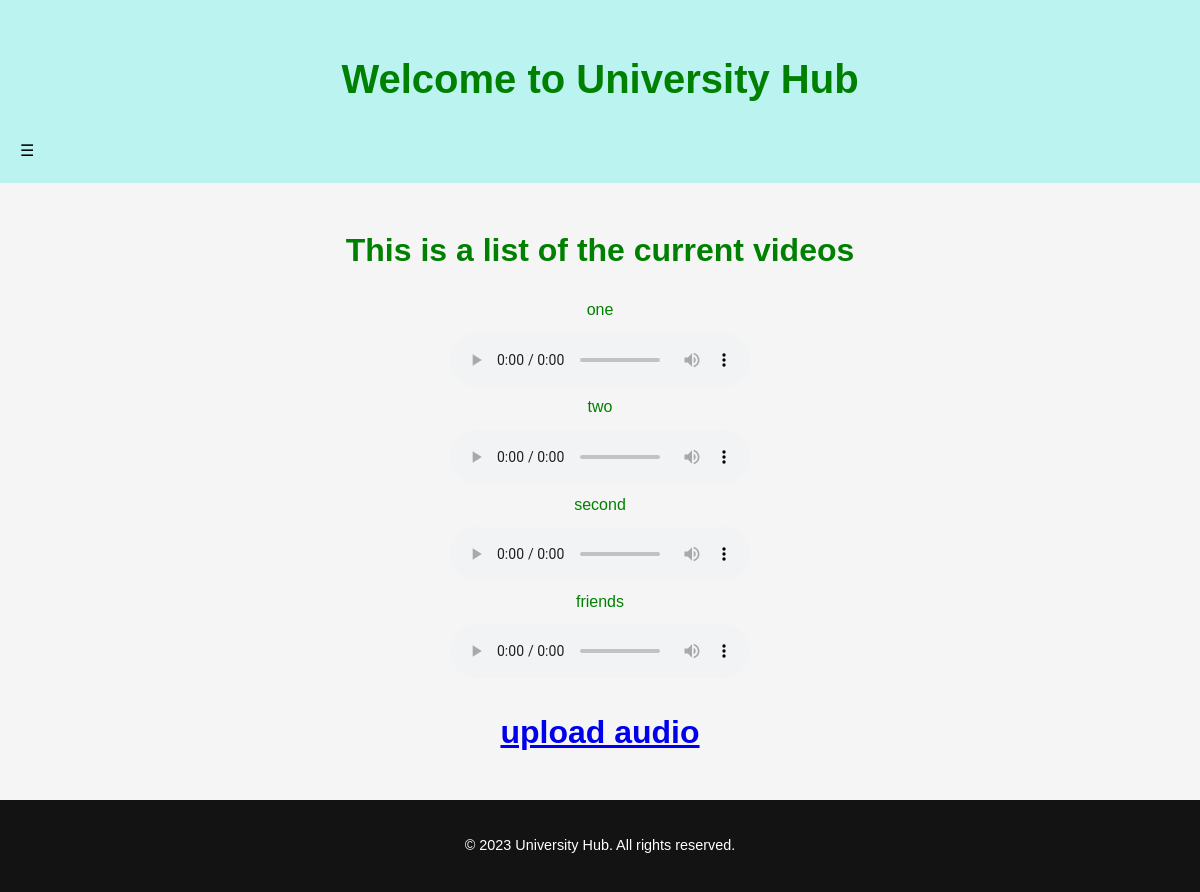
Screenshot of /share/audios/ (signed in) with the database file from the repository.
### file_sharing_app/models.py (models this page shows)
class Audio(models.Model):
    title = models.CharField(max_length=200)
    audio_file = models.FileField(upload_to='audio/')
    def __str__(self) -> str:
        return self.title

### file_sharing_app/views.py (the view)
# urls.py: path('audios/', views.audio_list, name='audio_list'),
@login_required
def audio_list(request):
    audio_files = Audio.objects.all()
    return render(request, 'file_sharing_app/audio_list.html',{'audio_files': audio_files})

### file_sharing_app/templates/file_sharing_app/audio_list.html (shortened to what this page needs)
{% extends 'file_sharing_app/base.html'%}
{% block body %}
<div class='list'>
<h1> This is a list of the current videos </h1>
    <ul>
        {% for audio in audio_files %}
        <li>{{ audio }}</li>
        <audio controls>
        </audio>
        {% endfor %}
    <h1 class="pulse-animation"><a href={% url 'upload_audio' %}>upload audio</a></h1>
    </ul>
</div>
{% endblock body %}

### file_sharing_app/static/file_sharing_app/styles.css (style rules this page uses)
body { font-family: Arial, sans-serif; line-height: 1.6; margin: 0; padding: 0; background-color: #f5f5f5; }
.list { margin:0% 20% 0% 20% ; padding: 20px; align-content: center; text-align:center ; color: green; }
ul { list-style-type: none; padding: 0; }
ul li { margin-bottom: 10px; }
.pulse-animation { animation: pulseAnimation 2s infinite; }

### rows the page displays
Audio: title "one"
Audio: title "two"
Audio: title "second"
Audio: title "friends"
